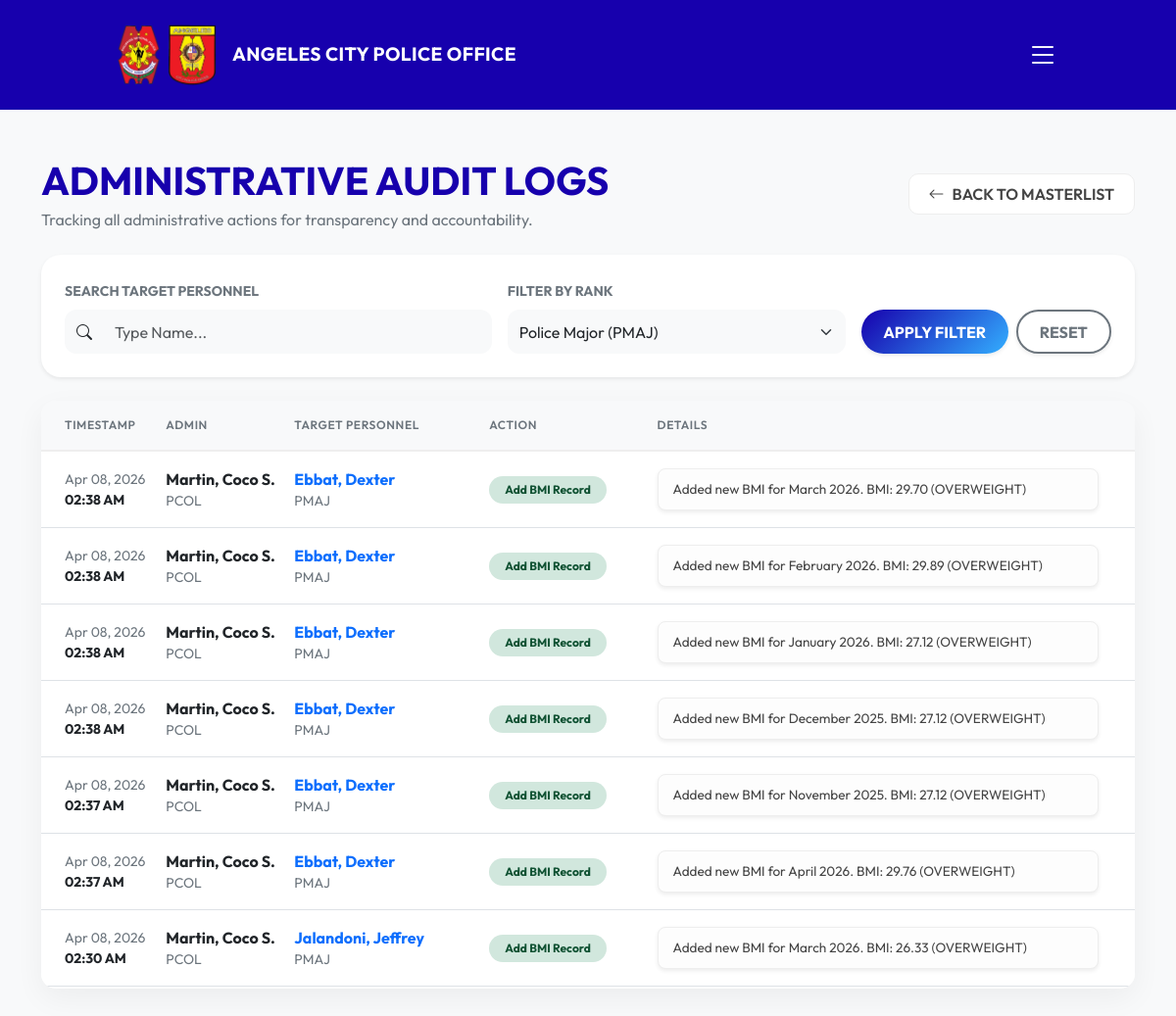
The app's page /audit_logs.php?rank=Police Major (PMAJ) (signed in) with its own data.
### tables this page shows
CREATE TABLE `audit_logs` (
  `id` int(11) NOT NULL,
  `admin_id` int(11) NOT NULL,
  `target_user_id` int(11) DEFAULT NULL,
  `action_type` varchar(100) NOT NULL,
  `action_details` text DEFAULT NULL,
  `created_at` timestamp NOT NULL DEFAULT current_timestamp()
);

CREATE TABLE `users` (
  `id` int(11) NOT NULL,
  `username` varchar(50) NOT NULL,
  `password` varchar(255) NOT NULL,
  `role` enum('admin','user') NOT NULL DEFAULT 'user',
  `last_name` varchar(100) DEFAULT NULL,
  `first_name` varchar(100) DEFAULT NULL,
  `middle_name` varchar(100) DEFAULT NULL,
  `suffix` varchar(20) DEFAULT NULL,
  `name` varchar(100) NOT NULL,
  `profile_pic` longtext DEFAULT NULL,
  `rank` varchar(50) NOT NULL,
  `gender` enum('male','female') NOT NULL,
  `birthday` date NOT NULL,
  `nationality` varchar(50) DEFAULT NULL,
  `address` text DEFAULT NULL,
  `religion` varchar(50) DEFAULT NULL,
  `contact` varchar(20) DEFAULT NULL,
  `email` varchar(100) DEFAULT NULL,
  `unit` varchar(100) DEFAULT NULL,
  `age` int(11) DEFAULT NULL,
  `img_right` longtext DEFAULT NULL,
  `img_front` longtext DEFAULT NULL,
  `img_left` longtext DEFAULT NULL,
  `created_at` timestamp NOT NULL DEFAULT current_timestamp(),
  `status` enum('active','pending','disabled') NOT NULL DEFAULT 'pending'
);

### audit_logs.php (the view, shortened to what this page needs)
<?php
require_once 'db_connection.php';
$search = $_GET['search'] ?? '';
$rank_filter = $_GET['rank'] ?? '';
try {
    $where_clauses = [];
    $params = [];
    if ($rank_filter) {
        $where_clauses[] = "target.rank = ?";
        $params[] = $rank_filter;
    }
    $where_sql = count($where_clauses) > 0 ? "WHERE " . implode(" AND ", $where_clauses) : "";
    $sql = "
        SELECT al.*,
               admin.name AS admin_name, admin.rank AS admin_rank,
               target.name AS target_name, target.rank AS target_rank
        FROM audit_logs al
        LEFT JOIN users admin ON al.admin_id = admin.id
        LEFT JOIN users target ON al.target_user_id = target.id
        $where_sql
        ORDER BY al.created_at DESC
        LIMIT 100
    ";
    $stmt = $pdo->prepare($sql);
    $stmt->execute($params);
    $logs = $stmt->fetchAll();
} catch (PDOException $e) {
    die("Error fetching logs: " . $e->getMessage());
}
function getRankAcronym($rank) {
    $ranks = [
        'Police General (PGEN)' => 'PGEN',
        'Police Lieutenant General (PLTGEN)' => 'PLTGEN',
        'Police Major General (PMGEN)' => 'PMGEN',
        'Police Brigadier General (PBGEN)' => 'PBGEN',
        'Police Colonel (PCOL)' => 'PCOL',
        'Police Lieutenant Colonel (PLTCOL)' => 'PLTCOL',
        'Police Major (PMAJ)' => 'PMAJ',
        'Police Captain (PCPT)' => 'PCPT',
        'Police Lieutenant (PLT)' => 'PLT',
        'Police Executive Master Sergeant (PEMS)' => 'PEMS',
        'Police Chief Master Sergeant (PCMS)' => 'PCMS',
        'Police Senior Master Sergeant (PSMS)' => 'PSMS',
        'Police Master Sergeant (PMSg)' => 'PMSg',
        'Police Staff Sergeant (PSSg)' => 'PSSg',
        'Police Corporal (PCpl)' => 'PCpl',
        'Patrolman / Patrolwoman (Pat)' => 'Pat'
    ];
    return $ranks[$rank] ?? $rank;
}
?>
<!DOCTYPE html>
<html lang="en">
<head>
    <link href="https://cdn.jsdelivr.net/npm/bootstrap@5.3.2/dist/css/bootstrap.min.css" rel="stylesheet">
    <link rel="stylesheet" href="https://cdn.jsdelivr.net/npm/bootstrap-icons@1.11.1/font/bootstrap-icons.css">
</head>
<body class="d-flex flex-column min-vh-100 overflow-x-hidden">
    <nav class="navbar navbar-expand-lg acpo-blue acpo-nav py-2 py-lg-3">
        <div class="container-fluid px-2 px-lg-4">
            <a href="main.php" class="navbar-brand d-flex align-items-center text-white text-decoration-none ms-3 ms-lg-5 ps-lg-5 acpo-brand-container">
                <img src="images/pnplogo.png" alt="ACPO Logo" class="me-2" style="height: 60px; width: auto;">
                <img src="images/acpologo.png" alt="PNP Logo" class="me-2 me-md-3" style="height: 70px; width: auto;">
                <span class="acpo-header-text acpo-brand-text">ANGELES CITY POLICE OFFICE</span>
            </a>
            <div class="d-flex align-items-center justify-content-end me-3 me-lg-5 pe-lg-5 acpo-btn-container">
                                <button class="btn border-0 p-0" type="button" data-bs-toggle="offcanvas" data-bs-target="#userSidebar" aria-controls="userSidebar" aria-label="Toggle user menu">
                    <i class="bi bi-list text-white hamburger-icon" style="font-size: 2rem; cursor: pointer; position: relative; "></i>
                </button>
            </div>
        </div>
    </nav>
<div class="container py-5">
    <div class="d-flex justify-content-between align-items-center mb-4">
        <div>
            <h1 class="fw-bold text-uppercase mb-1" style="color: var(--acpo-blue);">Administrative Audit Logs</h1>
            <p class="text-secondary mb-0">Tracking all administrative actions for transparency and accountability.</p>
        </div>
        <a href="main.php" class="btn btn-back">
            <i class="bi bi-arrow-left me-2"></i> BACK TO MASTERLIST
        </a>
    </div>
    <div class="card card-custom mb-4 p-4 bg-white shadow-sm border-0" style="border-radius: 20px;">
        <form action="audit_logs.php" method="GET" class="row align-items-end g-3">
            <div class="col-md-5">
                <label for="search" class="form-label small fw-bold text-secondary">SEARCH TARGET PERSONNEL</label>
                <div class="input-group">
                    <span class="input-group-text bg-light border-0" style="border-radius: 12px 0 0 12px;"><i class="bi bi-search"></i></span>
                    <input type="text" name="search" id="search" class="form-control bg-light border-0" value="<?php echo htmlspecialchars($search); ?>" placeholder="Type Name..." style="border-radius: 0 12px 12px 0; height: 45px;">
                </div>
            </div>
            <div class="col-md-4">
                <label for="rank" class="form-label small fw-bold text-secondary">FILTER BY RANK</label>
                <select name="rank" id="rank" class="form-select bg-light border-0" style="border-radius: 12px; height: 45px;">
                    <?php
                        $rank_list = [
                            'Police General (PGEN)', 'Police Lieutenant General (PLTGEN)', 'Police Major General (PMGEN)',
                            'Police Brigadier General (PBGEN)', 'Police Colonel (PCOL)', 'Police Lieutenant Colonel (PLTCOL)',
                            'Police Major (PMAJ)', 'Police Captain (PCPT)', 'Police Lieutenant (PLT)',
                            'Police Executive Master Sergeant (PEMS)', 'Police Chief Master Sergeant (PCMS)',
                            'Police Senior Master Sergeant (PSMS)', 'Police Master Sergeant (PMSg)',
                            'Police Staff Sergeant (PSSg)', 'Police Corporal (PCpl)', 'Patrolman / Patrolwoman (Pat)'
                        ];
                        foreach($rank_list as $rl):
                    ?>
                        <option value="<?php echo $rl; ?>" <?php echo ($rank_filter === $rl) ? 'selected' : ''; ?>><?php echo $rl; ?></option>
                    <?php endforeach; ?>
                </select>
            </div>
            <div class="col-md-3 d-flex gap-2">
                <button type="submit" class="btn btn-primary flex-fill fw-bold rounded-pill shadow-sm" style="height: 45px; background: linear-gradient(135deg, #1700ad 0%, #33AFFF 100%); border:none;">APPLY FILTER</button>
                <a href="audit_logs.php" class="btn btn-outline-secondary flex-fill fw-bold rounded-pill shadow-sm d-flex align-items-center justify-content-center" style="height: 45px; border-width: 2px;">RESET</a>
            </div>
        </form>
    </div>
    <div class="card card-custom">
        <div class="card-body p-0">
            <div class="table-responsive table-scroll-container">
                <table class="table table-custom mb-0 align-middle">
                    <thead>
                        <tr>
                            <th class="ps-4 py-3">Timestamp</th>
                            <th class="py-3">Admin</th>
                            <th class="py-3">Target Personnel</th>
                            <th class="py-3">Action</th>
                            <th class="py-3 pe-4">Details</th>
                        </tr>
                    </thead>
                    <tbody>
                        <?php if (empty($logs)): ?>
                            <tr>
                                <td colspan="5" class="text-center py-5">
                                    <div class="opacity-50">
                                        <i class="bi bi-journal-x display-4 mb-3 d-block"></i>
                                        NO LOGS FOUND.
                                    </div>
                                </td>
                            </tr>
                        <?php else: ?>
                            <?php foreach ($logs as $log): ?>
                                <tr>
                                    <td class="ps-4 py-3 small text-secondary">
                                        <?php echo date('M d, Y', strtotime($log['created_at'])); ?><br>
                                        <span class="fw-bold text-dark"><?php echo date('h:i A', strtotime($log['created_at'])); ?></span>
                                    </td>
                                    <td class="py-3">
                                        <div class="fw-bold text-dark"><?php echo htmlspecialchars($log['admin_name']); ?></div>
                                        <div class="small text-secondary"><?php echo getRankAcronym($log['admin_rank']); ?></div>
                                    </td>
                                    <td class="py-3">
                                        <?php if ($log['target_name']): ?>
                                            <div class="fw-bold text-primary"><?php echo htmlspecialchars($log['target_name']); ?></div>
                                            <div class="small text-secondary"><?php echo getRankAcronym($log['target_rank']); ?></div>
                                        <?php else: ?>
                                            <span class="text-muted italic">N/A</span>
                                        <?php endif; ?>
                                    </td>
                                    <td class="py-3">
                                        <?php
                                            $badgeClass = 'badge-update';
                                            if (stripos($log['action_type'], 'Add') !== false) $badgeClass = 'badge-add';
                                        ?>
                                        <span class="badge rounded-pill px-3 py-2 <?php echo $badgeClass; ?>">
                                            <?php echo htmlspecialchars($log['action_type']); ?>
                                        </span>
                                    </td>
                                    <td class="py-3 pe-4">
                                        <div class="log-details shadow-sm">
                                            <?php echo htmlspecialchars($log['action_details']); ?>
                                        </div>
                                    </td>
                                </tr>
                            <?php endforeach; ?>
                        <?php endif; ?>
                    </tbody>
                </table>
            </div>
        </div>
    </div>
</div>
</body>
</html>

### audit_logs.php (style rules this page uses)
:root { --acpo-blue: #1700ad; --acpo-dark: #000851; --acpo-accent: #33AFFF; }
body { font-family: 'Outfit', sans-serif; background-color: #f8f9fa; }
.acpo-blue { background-color: #1700ad !important; }
.acpo-nav .navbar-brand { display: flex; align-items: center; }
.acpo-header-text { font-weight: 700; font-size: 1.2rem; color: #212529; font-family: inherit; line-height: 1.2; letter-spacing: 0.02em; }
.acpo-nav .acpo-header-text { color: #ffffff !important; }
.hamburger-icon { font-size: 2.8rem; cursor: pointer; transition: color 0.3s ease; }
.card-custom { border-radius: 15px; border: none; box-shadow: 0 10px 30px rgba(0,0,0,0.05); overflow: hidden; background-color: #fff; }
.table-custom thead { background-color: #f8f9fa; border-bottom: 2px solid #eee; }
.table-custom th { font-weight: 600; text-transform: uppercase; font-size: 0.75rem; color: #6c757d; letter-spacing: 0.05em; position: sticky; top: 0; z-index: 10; background-color: #f8f9fa; }
.table-scroll-container { max-height: 600px; overflow-y: auto; position: relative; }
.badge-add { background-color: #d1e7dd !important; color: #0f5132 !important; }
.log-details { background-color: #fdfdfd; padding: 10px 15px; border-radius: 8px; border: 1px solid #eee; font-size: 0.85rem; color: #444; max-width: 450px; }
.btn-back { background: #fff; border: 1.5px solid #eee; border-radius: 10px; padding: 8px 20px; font-weight: 600; color: #444; text-decoration: none; transition: all 0.3s; display: inline-flex; align-items: center; }

### records on screen
audit_logs: created_at "Apr 08, 2026", created_at "02:38 AM", users.name "Martin, Coco S.", users.rank "PCOL", users.name "Ebbat, Dexter", users.rank "PMAJ", action_type "Add BMI Record", action_details "Added new BMI for March 2026. BMI: 29.70 (OVERWEIGHT)"
audit_logs: created_at "Apr 08, 2026", created_at "02:38 AM", users.name "Martin, Coco S.", users.rank "PCOL", users.name "Ebbat, Dexter", users.rank "PMAJ", action_type "Add BMI Record", action_details "Added new BMI for February 2026. BMI: 29.89 (OVERWEIGHT)"
audit_logs: created_at "Apr 08, 2026", created_at "02:38 AM", users.name "Martin, Coco S.", users.rank "PCOL", users.name "Ebbat, Dexter", users.rank "PMAJ", action_type "Add BMI Record", action_details "Added new BMI for January 2026. BMI: 27.12 (OVERWEIGHT)"
audit_logs: created_at "Apr 08, 2026", created_at "02:38 AM", users.name "Martin, Coco S.", users.rank "PCOL", users.name "Ebbat, Dexter", users.rank "PMAJ", action_type "Add BMI Record", action_details "Added new BMI for December 2025. BMI: 27.12 (OVERWEIGHT)"
audit_logs: created_at "Apr 08, 2026", created_at "02:37 AM", users.name "Martin, Coco S.", users.rank "PCOL", users.name "Ebbat, Dexter", users.rank "PMAJ", action_type "Add BMI Record", action_details "Added new BMI for November 2025. BMI: 27.12 (OVERWEIGHT)"
audit_logs: created_at "Apr 08, 2026", created_at "02:37 AM", users.name "Martin, Coco S.", users.rank "PCOL", users.name "Ebbat, Dexter", users.rank "PMAJ", action_type "Add BMI Record", action_details "Added new BMI for April 2026. BMI: 29.76 (OVERWEIGHT)"
audit_logs: created_at "Apr 08, 2026", created_at "02:30 AM", users.name "Martin, Coco S.", users.rank "PCOL", users.name "Jalandoni, Jeffrey", users.rank "PMAJ", action_type "Add BMI Record", action_details "Added new BMI for March 2026. BMI: 26.33 (OVERWEIGHT)"

### other values on screen
form field rank "Police Major (PMAJ)"
